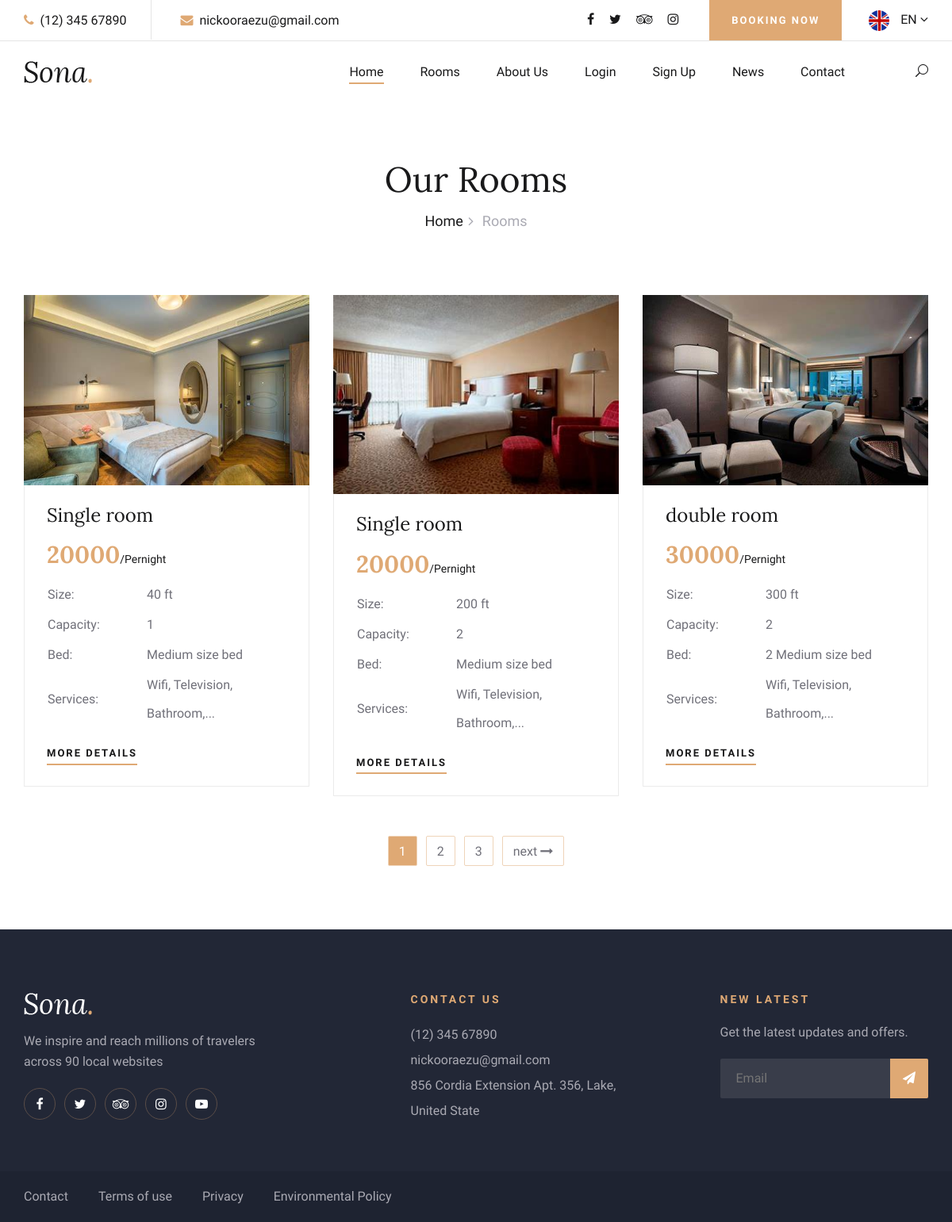
/rooms/, run on the app's committed database.
### rooms/models.py (models this page shows, shortened)
class Rooms(models.Model):
    room_type=models.CharField(max_length=50)
    room_number=models.CharField(max_length=20,unique=True)
    size=models.CharField(max_length=40)
    image=models.ImageField(upload_to='photos/room')
    capacity=models.CharField(max_length=30)
    bed=models.CharField(max_length=100)
    price_per_night=models.IntegerField()
    is_available=models.BooleanField(default=True)
    is_homepage=models.BooleanField(default=True)

### rooms/views.py (the view)
# urls.py: path('rooms/',include('rooms.urls')),
def rooms (request):
    rooms=Rooms.objects.all().filter(is_available=True )
    paginator=Paginator(rooms,3)
    page=request.GET.get('page')
    paged_rooms=paginator.get_page(page)
    context={
      'rooms': paged_rooms
    }
    return render(request,'rooms.html',context)

### templates/rooms.html (shortened to what this page needs)
{%extends 'base.html'%}
{%block pagecontent%}
    <div class="breadcrumb-section">
        <div class="container">
            <div class="row">
                <div class="col-lg-12">
                    <div class="breadcrumb-text">
                        <h2>Our Rooms</h2>
                        <div class="bt-option">
                            <a href="./home.html">Home</a>
                            <span>Rooms</span>
                        </div>
                    </div>
                </div>
            </div>
        </div>
    </div>
    <section class="rooms-section spad">
        <div class="container">
            <div class="row">
                {%for room in rooms%}
                <div class="col-lg-4 col-md-6">
                    <div class="room-item">
                        <img src="{{room.image.url}}" alt="">
                        <div class="ri-text">
                            <h4>{{room.room_type}}</h4>
                            <h3>{{room.price_per_night}}<span>/Pernight</span></h3>
                            <table>
                                <tbody>
                                    <tr>
                                        <td class="r-o">Size:</td>
                                        <td>{{room.size}} ft</td>
                                    </tr>
                                    <tr>
                                        <td class="r-o">Capacity:</td>
                                        <td>{{room.capacity}}</td>
                                    </tr>
                                    <tr>
                                        <td class="r-o">Bed:</td>
                                        <td>{{room.bed}}</td>
                                    </tr>
                                    <tr>
                                        <td class="r-o">Services:</td>
                                        <td>Wifi, Television, Bathroom,...</td>
                                    </tr>
                                </tbody>
                            </table>
                            <a href="{% url 'room_details' room.id %}" class="primary-btn">More Details</a>
                        </div>
                    </div>
                </div>
                {%endfor%}
                <div class="col-lg-12">
                    <div class="room-pagination">
                        {% if rooms.has_other_pages %}
                         {% for i in rooms.paginator.page_range %}
                            {% if rooms.number == i %}
                            <a  style='background:#dfa974 ;color:white' href="#"> {{i}}</a>
                            {% else %}
                              <a href="?page={{i}}"> {{i}}</a>
                            {% endif %}
                         {% endfor %}
                         {% if rooms.has_next %}
                          <a href="?page={{rooms.next_page_number}}"    >next <i class="fa fa-long-arrow-right"></i></a>
                         {% else %}
                          <a  href="#" style='display:none'>next </a>
                         {% endif %}
                        {% endif %}
                    </div>
                </div>
            </div>
        </div>
    </section>
    {%endblock%}

### static/css/style.css (style rules this page uses)
html, body { height: 100%; font-family: "Cabin", sans-serif; -webkit-font-smoothing: antialiased; font-smoothing: antialiased; }
h1, h2, h3, h4, h5, h6 { margin: 0; color: #111111; font-weight: 400; font-family: "Lora", serif; }
h2 { font-size: 36px; }
h3 { font-size: 30px; }
h4 { font-size: 24px; }
img { max-width: 100%; }
.spad { padding-top: 100px; padding-bottom: 100px; }
.primary-btn { display: inline-block; font-size: 13px; color: #ffffff; text-transform: uppercase; letter-spacing: 2px; font-weight: 700; position: relative; }
.primary-btn:after { position: absolute; left: 0; bottom: -5px; width: 100%; height: 2px; background: #dfa974; content: ""; }
.breadcrumb-section { padding-top: 70px; padding-bottom: 80px; }
.breadcrumb-text { text-align: center; }
.breadcrumb-text h2 { font-size: 44px; color: #19191a; margin-bottom: 12px; }
.breadcrumb-text .bt-option a { display: inline-block; font-size: 18px; color: #19191a; margin-right: 20px; position: relative; font-weight: 500; }
.breadcrumb-text .bt-option a:after { position: absolute; right: -13px; top: 1px; content: ""; font-size: 18px; font-family: "FontAwesome"; color: #aaaab3; }
.breadcrumb-text .bt-option span { display: inline-block; font-size: 18px; color: #aaaab3; }
.rooms-section { padding-top: 0; padding-bottom: 80px; }
.room-item { margin-bottom: 30px; }
.room-item img { min-width: 100%; }
.room-item .ri-text { border: 1px solid #ebebeb; border-top: none; padding: 24px 24px 30px 28px; }
.room-item .ri-text h4 { color: #19191a; margin-bottom: 17px; }
.room-item .ri-text h3 { color: #dfa974; font-weight: 700; margin-bottom: 14px; }
.room-item .ri-text h3 span { font-family: "Cabin", sans-serif; font-size: 14px; font-weight: 400; color: #19191a; }
.room-item .ri-text table { margin-bottom: 18px; }
.room-item .ri-text table tbody tr td { font-size: 16px; color: #707079; line-height: 36px; }
.room-item .ri-text table tbody tr td.r-o { width: 125px; }
.room-item .ri-text .primary-btn { color: #19191a; }
.room-pagination { text-align: center; padding-top: 20px; }
.room-pagination a { font-size: 16px; color: #707079; border: 1px solid #EFD4B9; border-radius: 2px; padding: 7px 13px 5px; margin-right: 7px; display: inline-block; -webkit-transition: all 0.3s; -o-transition: all 0.3s; transition: all 0.3s; }
.room-pagination a:last-child { margin-right: 0; }
@media only screen and (min-width: 1200px) { .container { max-width: 1170px; } }

### data on the page
Rooms: image (picture), room_type "Single room", price_per_night "20000", size "40", capacity "1", bed "Medium size bed"
Rooms: image (picture), room_type "Single room", price_per_night "20000", size "200", capacity "2", bed "Medium size bed"
Rooms: image (picture), room_type "double room", price_per_night "30000", size "300", capacity "2", bed "2 Medium size bed"

### other printed values
{{ i }} "1"
{{ i }} "2" "3"
